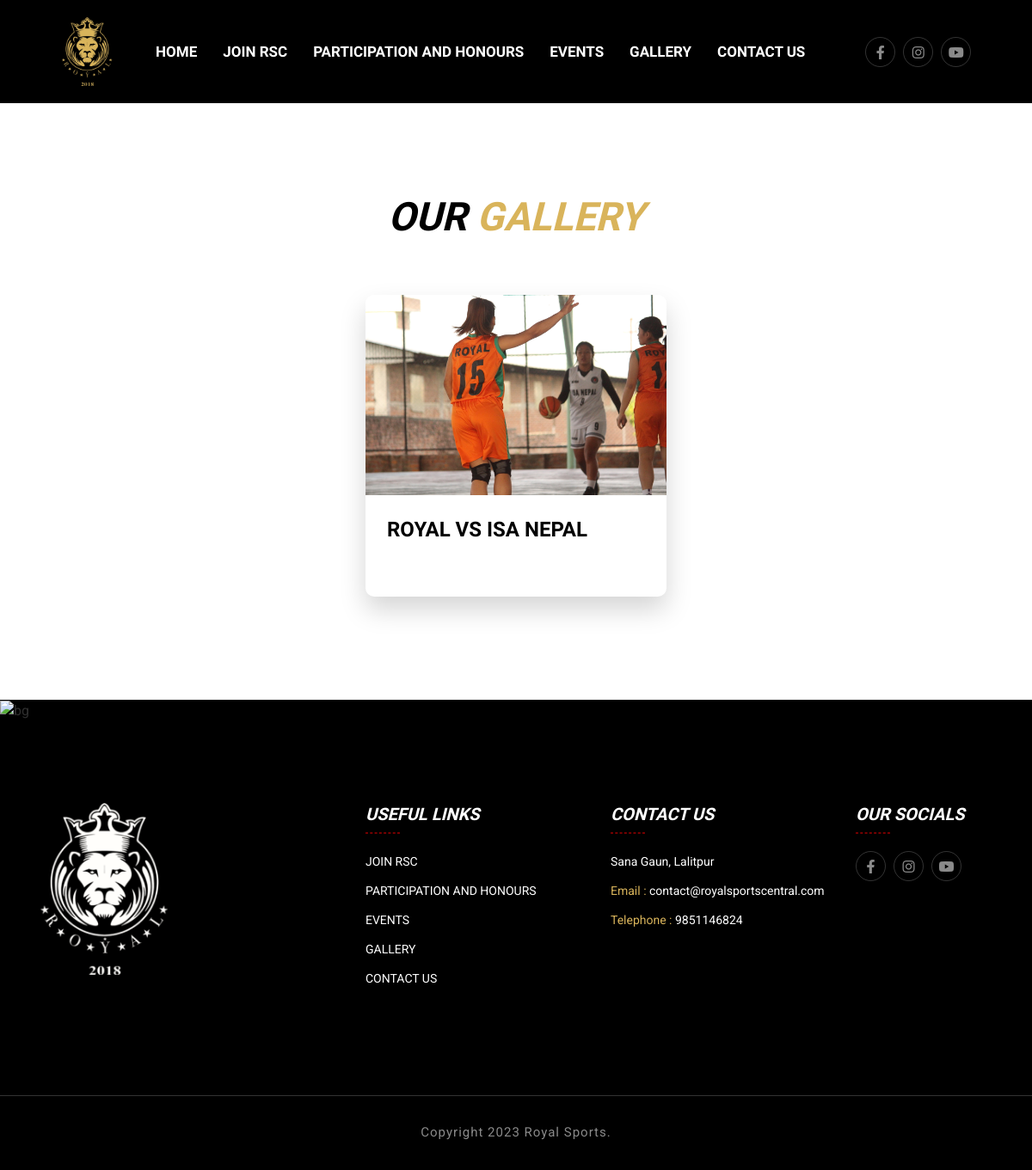
The page /gallery on the database its author committed.
### features/models.py (models this page shows, shortened)
class CompanySetup(models.Model):
    data_set = models.CharField(max_length=200)
    color_logo = models.ImageField(upload_to="logos",verbose_name="Color Logo (172*43)")
    white_logo = models.ImageField(upload_to="logos",verbose_name="White Logo (172*43)")
    company_name = models.CharField(max_length=255)
    location = models.CharField(max_length=200)
    contact = models.CharField(max_length=200)
    opening_hours = models.CharField(max_length=200)
    email = models.CharField(max_length=200)
    facebook_url = models.URLField(null=True,blank=True)
    instagram_url = models.URLField(null=True,blank=True)
    youtube_url = models.URLField(null=True,blank=True)
    created = models.DateField(auto_now_add=True)
    class Meta:
        verbose_name_plural = "01. Company Setup"

class GalleryImage(models.Model):
    gallery = models.ForeignKey(Gallery, on_delete=models.CASCADE)
    image = models.ImageField(upload_to='gallery_images/',verbose_name="Heading Image (370*307)")

class Gallery(models.Model):
    title = models.CharField(max_length=100)
    class Meta:
        verbose_name_plural = "10. Gallery"

### features/views.py (the view)
# urls.py: path("gallery", views.gallery, name="gallery"),
def gallery(request):
    gallerys = Gallery.objects.all()
    context = {
        'gallerys':gallerys
    }
    return render(request,'gallery.html',context)

### features/context_processor.py (called while the page is built)
def custom_data(request):
    if CompanySetup.objects.all().exists():
        setup = CompanySetup.objects.all().order_by('-created')
        data = setup[0]
        return {'data': data}
    else:
        data=None
        return {'data': data}

### templates/gallery.html (shortened to what this page needs)
{% load static %}{% include "header.html" %}
<section class="training-section training-section--style ptb-120">
    <div class="container">
        <div class="row justify-content-center">
            <div class="col-xl-6 col-lg-6 text-center">
                <div class="section-header aos-init aos-animate" data-aos="fade-up" data-aos-duration="1200">
                    <h2 class="section-title">OUR <span>GALLERY</span> </h2>
                </div>
            </div>
        </div>
        <div class="row justify-content-center mb-30-none">
            {% for gallery in gallerys %}
            <div class="col-xl-4 col-lg-4 col-md-6 col-sm-6 mb-30">
                <div class="training-item aos-init aos-animate" data-aos="zoom-in" data-aos-duration="1200">
                    <div class="training-thumb">
                        {% for image in gallery.galleryimage_set.all %}
                        {% if forloop.first %}
                            <img src="{{ image.image.url }}" alt="training">
                        {% endif %}
                        {% endfor %}
                    </div>
                    <div class="training-content">
                        <h3 class="title" style="height: 48px;"><a href="{% url 'gallery_details' id=gallery.id %}">{{ gallery.title }}</a></h3>
                    </div>
                </div>
            </div>
            {% endfor %}
        </div>
    </div>
</section>
{% include "footer.html" %}

### templates/header.html (shortened to what this page needs)
{% load static %} {% include "nav_links.html" %}
<body>
    <header class="header-section header-section-two header-section-three">
        <div class="header">
            <div class="header-bottom-area">
                <div class="container-fluid">
                    <div class="header-menu-content">
                        <nav class="navbar navbar-expand-xl p-0">
                            <a class="site-logo site-title" href="{% url 'home' %}"><img src="{{data.color_logo.url}}" style="height: 80px;" alt="site-logo"></a>
                            <div class="collapse navbar-collapse" id="navbarSupportedContent">
                                <ul class="navbar-nav main-menu">
                                    <li><a href="{% url 'home' %}">HOME</a></li>
                                    <li><a href="{% url 'join_rsc' %}">JOIN RSC</a></li>
                                    <li><a href="{% url 'participation' %}">PARTICIPATION AND HONOURS</a></li>
                                    <li><a href="{% url 'events' %}">EVENTS</a></li>
                                    <li><a href="{% url 'gallery' %}">GALLERY</a></li>
                                    <li><a href="{% url 'contact' %}">CONTACT US</a></li>
                                </ul>
                                <div class="header-right" style="margin-left: 50px;">
                                    <div class="header-action-area">
                                        <ul class="footer-social">
                                            <li><a href="{{data.facebook_url}}"><i class="fab fa-facebook-f"></i></a></li>
                                            <li><a href="{{data.instagram_url}}"><i class="fab fa-instagram"></i></a></li>
                                            <li><a href="{{data.youtube_url}}"><i class="fab fa-youtube"></i></a></li>
                                        </ul>
                                    </div>
                                </div>
                            </div>
                        </nav>
                    </div>
                </div>
            </div>
        </div>
    </header>

### templates/footer.html (shortened to what this page needs)
{% load static %}
    <footer class="footer-section footer-section-two pt-120">
        <div class="footer-bg">
            <img src="{% static 'assets/images/bg/bg-4.png' %}" alt="bg">
        </div>
        <div class="container">
            <div class="row mb-30-none">
                <div class="col-xl-4 col-lg-4 col-md-6 mb-30">
                    <div class="footer-widget">
                        <div class="footer-logo">
                            <a class="site-logo site-title" href="index.html"><img src="{{data.white_logo.url}}" alt="site-logo" style="height: 200px;"></a>
                        </div>
                    </div>
                </div>
                <div class="col-xl-3 col-lg-3 col-md-6 mb-30">
                    <div class="footer-widget">
                        <h4 class="title">Useful Links</h4>
                        <ul class="footer-list">
                            <li><a href="{% url 'join_rsc' %}">JOIN RSC</a></li>
                            <li><a href="{% url 'home' %}">PARTICIPATION AND HONOURS</a></li>
                            <li><a href="{% url 'home' %}">EVENTS</a></li>
                            <li><a href="{% url 'home' %}">GALLERY</a></li>
                            <li><a href="{% url 'contact' %}">CONTACT US</a></li>
                        </ul>
                    </div>
                </div>
                <div class="col-xl-3 col-lg-3 col-md-6 mb-30">
                    <div class="footer-widget">
                        <h4 class="title">Contact us</h4>
                        <ul class="footer-list">
                            <li>{{data.location}}</li>
                            <li><span>Email :</span> {{data.email}}</li>
                            <li><span>Telephone :</span> {{data.contact}}</li>
                        </ul>
                    </div>
                </div>
                <div class="col-xl-2 col-lg-2 col-md-6 mb-30">
                    <div class="footer-widget">
                        <h4 class="title">Our Socials</h4>
                        <ul class="footer-social">
                            <li><a href="{{data.facebook_url}}"><i class="fab fa-facebook-f"></i></a></li>
                            <li><a href="{{data.instagram_url}}"><i class="fab fa-instagram"></i></a></li>
                            <li><a href="{{data.youtube_url}}"><i class="fab fa-youtube"></i></a></li>
                        </ul>
                    </div>
                </div>
            </div>
        </div>
        <div class="copyright-wrapper">
            <div class="row justify-content-center">
                <div class="col-xl-12 text-center">
                    <div class="copyright-area">
                        <p>Copyright 2023 Royal Sports.</p>
                    </div>
                </div>
            </div>
        </div>
    </footer>
    </body>
    </html>

### rows shown on the page
CompanySetup: color_logo (picture), white_logo (picture), location "Sana Gaun, Lalitpur", email "contact@royalsportscentral.com", contact "9851146824"
Gallery: title "ROYAL VS ISA NEPAL"
GalleryImage: image (picture)
